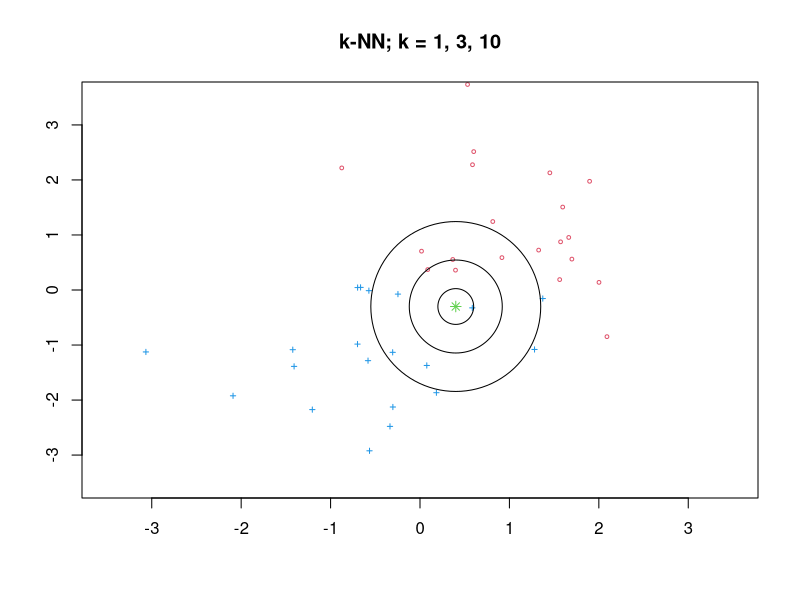
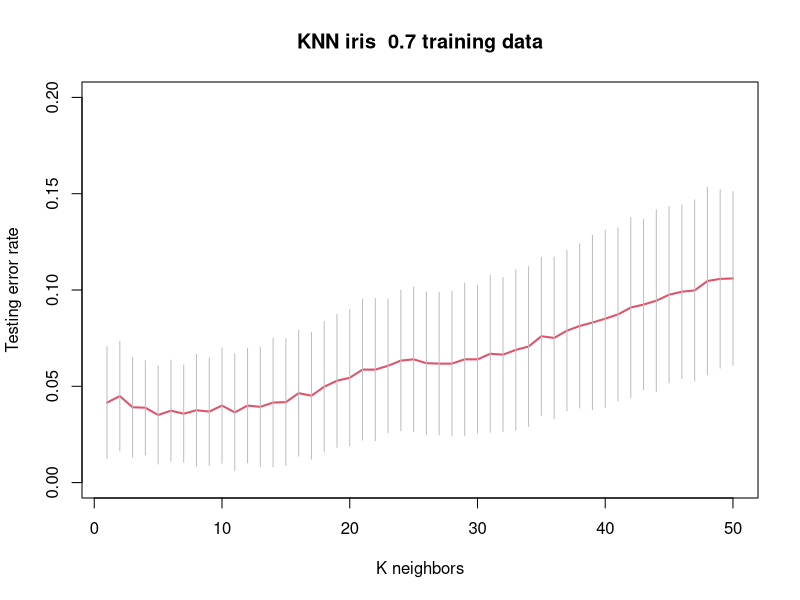
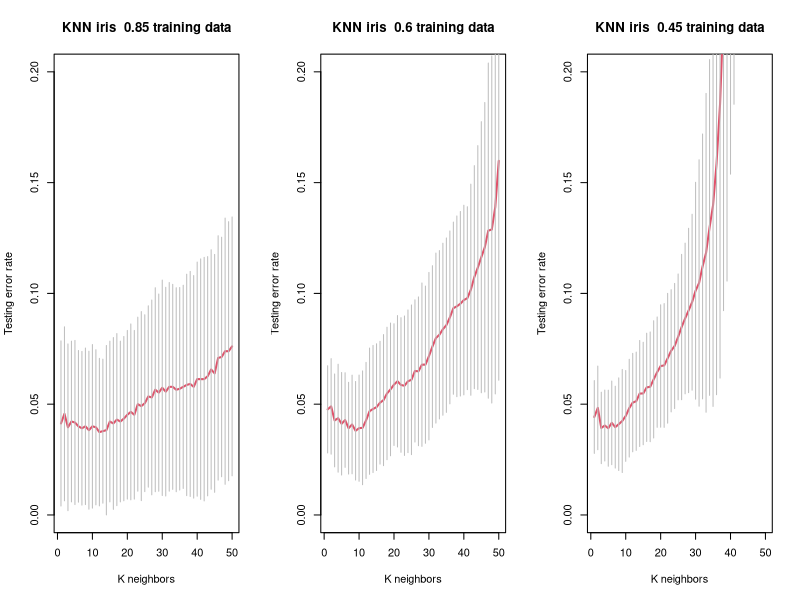
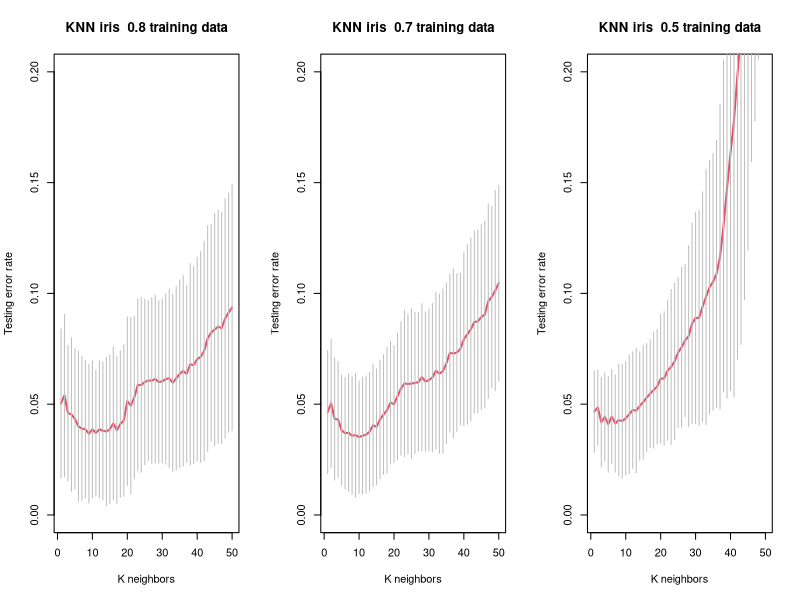

Write R code to recreate these figures, in order.
## ---- chunk 1
library(plotrix)
library(class)
## ---- chunk 2
set.seed(2023)
# first set
x1 = rnorm(20) + 1
y1 = rnorm(20) + 1
# second set
x2 = rnorm(20) - 1
y2 = rnorm(20) - 1
## ---- chunk 3
plot(x1,y1,xlim=c(-3.5,3.5),ylim=c(-3.5,3.5),
xlab="",ylab="", col=2,cex=.5)
points(x2,y2,pch=3,col=4,cex=.5)
points(0.4,-.3,pch=8,col=3)
draw.circle(.4,-.3,.2)
draw.circle(.4,-.3,.52)
draw.circle(.4,-.3,.95)
title("k-NN; k = 1, 3, 10")
## ---- chunk 4
data(iris)
myDat = iris
# splitting to train and test data
set.seed(2023)
trainRate = 0.7
trainNo = sample(dim(myDat)[1], trainRate * dim(myDat)[1])
## ---- chunk 5
myDat[1:2, ]
## ---- chunk 6
trainNo[1:10]
## ---- chunk 7
table(myDat[trainNo, ]$Species) # training class label
## ---- chunk 8
table(myDat[-trainNo,]$Species) # testing class label
## ---- chunk 9
knn1 = knn(train=myDat[trainNo,1:4],
           test=myDat[-trainNo,1:4],
           cl=myDat$Species[trainNo],k=1)

table(myDat$Species[-trainNo],knn1)
## ---- chunk 10
knn10 = knn(train=myDat[trainNo,1:4],
            test=myDat[-trainNo,1:4],
            cl=myDat$Species[trainNo],k=10)

table(myDat$Species[-trainNo],knn10)
## ---- chunk 11
knn7 = knn(train=myDat[trainNo,1:4],
           test=myDat[-trainNo,1:4],
           cl=myDat$Species[trainNo],k=7,prob=TRUE)

table(myDat$Species[-trainNo],knn7)
## ---- chunk 12
attributes(knn7)
## ---- chunk 13
Rep = 100 # no. random training set
K = 50 # Fit KNN models for k=1:K
err=rep(0,K); errMat=matrix(0,Rep,K); # trainRate = 0.7
set.seed = 329246

for (r in 1:Rep) {
  trainNo = sample(dim(myDat)[1],trainRate*dim(myDat)[1])
  for (i in 1:K){
    knnFit <- knn(train=myDat[trainNo,1:4],
                  test=myDat[-trainNo,1:4],
                  cl=myDat$Species[trainNo],k=i)
    err[i] = 1- mean(knnFit == myDat[-trainNo,]$Species)
    }
  errMat[r,]=err
}
## ---- chunk 14
plot(1:K,ylim=c(0,.2),type="n",
     ylab="Testing error rate",xlab="K neighbors",
     main=paste("KNN iris ", trainRate, "training data"))
points(1:K,colMeans(errMat),type="l",col=2,lwd=2)
segments(1:K, colMeans(errMat)-sqrt(diag(cov(errMat))),
         1:K, colMeans(errMat)+sqrt(diag(cov(errMat))),col= 'gray')
## ---- chunk 15
trainRates = c(0.85, 0.6, 0.45)

par(mfrow = c(1, 3))

for(tR in trainRates){
  err=rep(0,K); errMat=matrix(0,Rep,K); 
  set.seed = 329246
  
  for (r in 1:Rep) {
    trainNo = sample(dim(myDat)[1],tR*dim(myDat)[1])
    for (i in 1:K){
      knnFit <- knn(train=myDat[trainNo,1:4],
                    test=myDat[-trainNo,1:4],
                    cl=myDat$Species[trainNo],k=i)
      err[i] = 1- mean(knnFit == myDat[-trainNo,]$Species)
      }
    errMat[r,]=err
  } 
  plot(1:K,ylim=c(0,.2),type="n",
       ylab="Testing error rate",xlab="K neighbors",
       main=paste("KNN iris ", tR, "training data"))
  points(1:K,colMeans(errMat),type="l",col=2,lwd=2)
  segments(1:K, colMeans(errMat)-sqrt(diag(cov(errMat))),
           1:K, colMeans(errMat)+sqrt(diag(cov(errMat))),col= 'gray')
}
## ---- chunk 16
trainRates2 = c(0.8, 0.7, 0.5)

par(mfrow = c(1, 3))

for(tR in trainRates2){
  err=rep(0,K); errMat=matrix(0,Rep,K); 
  set.seed = 329246
  
  for (r in 1:Rep) {
    trainNo = sample(dim(myDat)[1],tR*dim(myDat)[1])
    for (i in 1:K){
      knnFit <- knn(train=myDat[trainNo,1:4],
                    test=myDat[-trainNo,1:4],
                    cl=myDat$Species[trainNo],k=i)
      err[i] = 1- mean(knnFit == myDat[-trainNo,]$Species)
      }
    errMat[r,]=err
  } 
  plot(1:K,ylim=c(0,.2),type="n",
       ylab="Testing error rate",xlab="K neighbors",
       main=paste("KNN iris ", tR, "training data"))
  points(1:K,colMeans(errMat),type="l",col=2,lwd=2)
  segments(1:K, colMeans(errMat)-sqrt(diag(cov(errMat))),
           1:K, colMeans(errMat)+sqrt(diag(cov(errMat))),col= 'gray')
}
